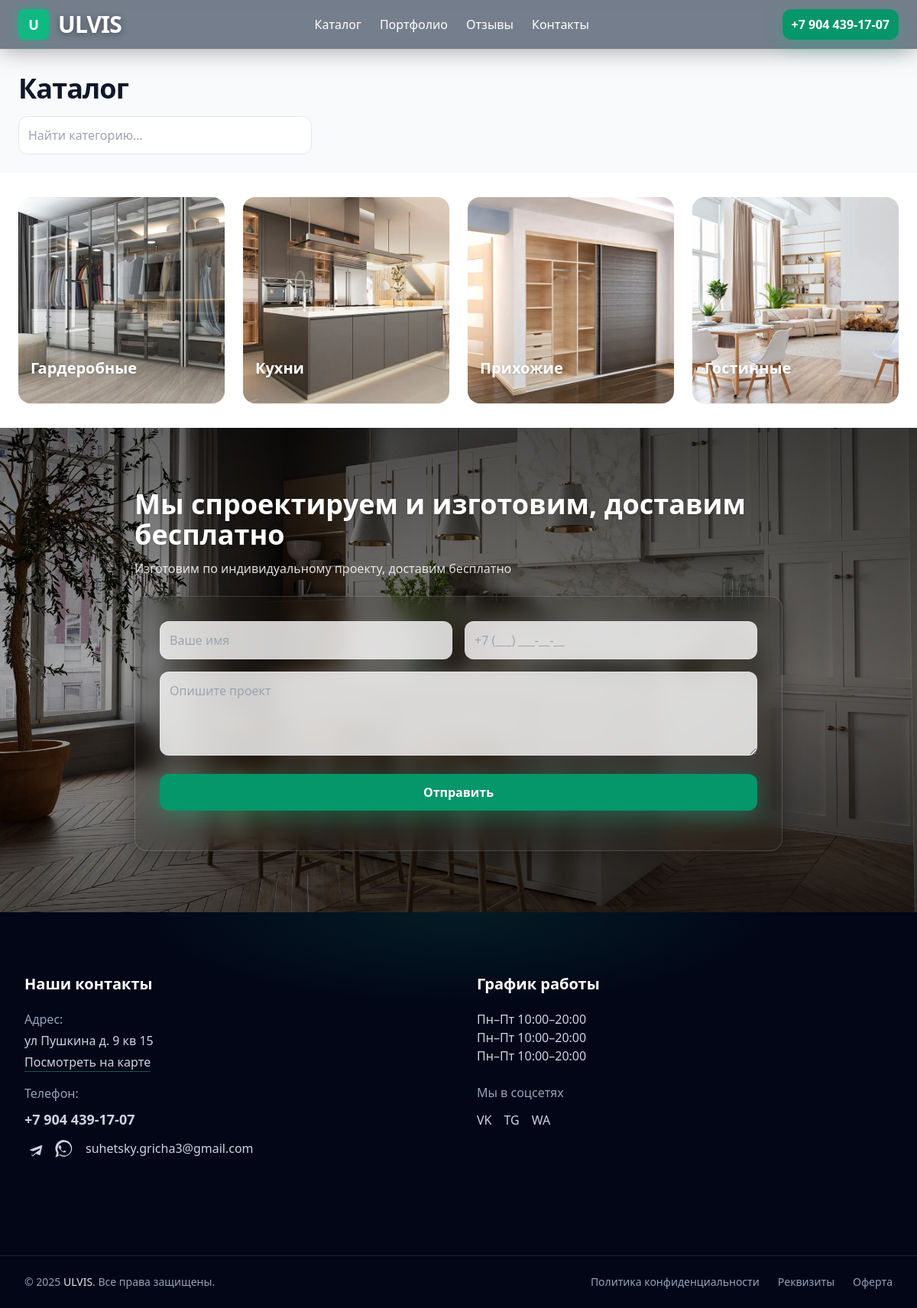
Page /catalog/ on the committed database.
### pages/models.py (models this page shows, shortened)
class ContactPage(models.Model):
    header_bg   = models.ImageField("Фон хедера", upload_to="contacts/", blank=True, null=True)
    title       = models.CharField("Заголовок", max_length=160, default="Контакты")
    subtitle    = models.CharField("Подзаголовок", max_length=240, blank=True)
    address     = models.CharField("Адрес", max_length=240, blank=True)
    phone       = models.CharField("Телефон", max_length=64, blank=True)
    email       = models.EmailField("Email", blank=True)
    whatsapp    = models.URLField("WhatsApp", blank=True)
    telegram    = models.URLField("Telegram", blank=True)
    vk          = models.URLField("VK", blank=True)
    schedule    = models.TextField("График работы", blank=True,
                    help_text="Каждую строку – отдельной строкой, например: Пн–Пт 10:00–20:00")
    requisites  = models.TextField("Реквизиты", blank=True)
    map_embed   = models.TextField("Карта (iframe-embed)", blank=True,
                    help_text='Вставь iframe от Яндекс/Google. Если заполнено – координаты ниже игнорятся.')
    map_lat     = models.DecimalField("Широта", max_digits=9, decimal_places=6, blank=True, null=True)
    map_lng     = models.DecimalField("Долгота", max_digits=9, decimal_places=6, blank=True, null=True)
    map_zoom    = models.PositiveSmallIntegerField("Зум", default=15)
    is_active   = models.BooleanField("Показывать", default=True)
    updated_at  = models.DateTimeField(auto_now=True)
    class Meta:
        verbose_name = "Страница «Контакты»"
        verbose_name_plural = "Страница «Контакты»"

class Category(models.Model):
    title = models.CharField("Название", max_length=120)
    slug = models.SlugField("Слаг", max_length=140, unique=True, blank=True)
    image = models.ImageField("Картинка (превью)", upload_to="categories/")
    header_image = models.ImageField("Хедер: большое изображение", upload_to="categories/headers/", blank=True, null=True)
    header_title = models.CharField("Хедер: заголовок", max_length=160, blank=True)
    header_subtitle = models.CharField("Хедер: подзаголовок", max_length=240, blank=True)
    description = models.TextField("Описание категории", blank=True)
    meta_title = models.CharField("SEO Title", max_length=160, blank=True)
    meta_description = models.CharField("SEO Description", max_length=240, blank=True)
    is_active = models.BooleanField("Показывать", default=True)
    order = models.PositiveIntegerField("Порядок", default=0)
    class Meta:
        ordering = ["order", "id"]
        verbose_name = "Категория"
        verbose_name_plural = "Категории"

class LeadSection(models.Model):
    is_active  = models.BooleanField("Показывать секцию", default=True)
    order      = models.PositiveIntegerField("Порядок", default=0)
    title      = models.CharField("Заголовок", max_length=160, default="Мы спроектируем и изготовим, доставим бесплатно")
    subtitle   = models.CharField("Подзаголовок", max_length=255, blank=True)
    bg_image   = models.ImageField("Фон", upload_to="cta/", blank=True, null=True)
    cta_text   = models.CharField("Текст кнопки", max_length=60, default="Отправить")
    class Meta:
        ordering = ["order","id"]
        verbose_name = "Секция CTA/Форма"
        verbose_name_plural = "Секция CTA/Форма"

### pages/views.py (the view)
# urls.py: path('catalog/', views.catalog, name='catalog'),
def catalog(request):
    q = (request.GET.get("q") or "").strip()
    qs = Category.objects.filter(is_active=True)
    if q:
        qs = qs.filter(Q(title__icontains=q) | Q(slug__icontains=q))
    qs = qs.order_by("order", "id")
    paginator = Paginator(qs, 12)  # по 12 категорий на страницу
    page_obj = paginator.get_page(request.GET.get("page"))
    cta = LeadSection.objects.filter(is_active=True).order_by("order","id").first()
    ctx = {
        "cta": cta,
        "q": q,
        "page_obj": page_obj,
        "categories": page_obj.object_list,
        "meta_title": "Каталог — ULVIS",
        "meta_description": "Каталог категорий: кухни, шкафы, гардеробные, столы и другое. Индивидуальные проекты ULVIS.",
    }
    ctx.update(get_contact_context())
    return render(request, "pages/catalog_list.html", ctx)

### pages/templates/pages/catalog_list.html (shortened to what this page needs)
{% extends "base.html" %}
{% block header %}
  {% include "partials/_header.html" with header_class="header--overlay-dark" %}
{% endblock %}
{% load static %}
{% block content %}
<section class="pt-24 pb-6 bg-slate-50">
  <div class="max-w-7xl mx-auto px-6">
    <h1 class="text-3xl md:text-4xl font-black tracking-tight text-slate-900">Каталог</h1>
    <form method="get" class="mt-4 flex items-center gap-3">
      <input type="text" name="q" value="{{ q }}" placeholder="Найти категорию…"
             class="w-full md:w-96 rounded-xl border border-slate-200 bg-white p-3
                    focus:outline-none focus:ring-2 focus:ring-emerald-500">
    </form>
  </div>
</section>
<section class="max-w-7xl mx-auto px-6 py-8">
  {% if categories %}
    <div class="grid sm:grid-cols-2 md:grid-cols-3 lg:grid-cols-4 gap-6">
      {% for c in categories %}
        <a href="{% url 'category_detail' c.slug %}"
           class="group relative rounded-2xl overflow-hidden shadow-sm hover:shadow-lg transition">
          <div class="relative w-full aspect-square">
            <img src="{{ c.image.url }}" alt="{{ c.title }}"
                 class="absolute inset-0 w-full h-full object-cover transform
                        transition-transform duration-700 ease-out group-hover:scale-105 group-hover:brightness-95">
            <div class="absolute left-4 right-4 bottom-4">
              <div class="text-white text-xl font-semibold drop-shadow">{{ c.title }}</div>
            </div>
          </div>
        </a>
      {% endfor %}
    </div>
  {% else %}
    <div class="text-slate-500">Пока пусто. Добавь категории в админке.</div>
  {% endif %}
</section>
{% endblock %}

### pages/templates/base.html (shortened to what this page needs)
{% load static %}
<!doctype html>
<html lang="ru">
<head>
  <script src="https://cdn.tailwindcss.com"></script>
  <link rel="stylesheet" href="{% static 'css/main.css' %}">
  <link rel="stylesheet" href="https://cdn.jsdelivr.net/npm/swiper@11/swiper-bundle.min.css">
  <link rel="stylesheet" href="https://cdn.jsdelivr.net/npm/glightbox/dist/css/glightbox.min.css">
</head>
<body class="text-slate-900">
    {% block header %}{% endblock %}
<main class="flex-1">
  {% block content %}{% endblock %}
</main>
{% if cta %}
<section id="lead" class="relative overflow-hidden" style="scroll-margin-top: 96px;">
  {% if cta.bg_image %}
    <img src="{{ cta.bg_image.url }}" class="absolute inset-0 w-full h-full object-cover" alt="">
  {% else %}
    <img src="{% static 'img/hero.jpg' %}" class="absolute inset-0 w-full h-full object-cover" alt="">
  {% endif %}
  <div class="absolute inset-0 bg-gradient-to-b from-black/60 via-black/35 to-black/60"></div>
  <div class="relative max-w-4xl mx-auto px-6 py-20">
    <h2 class="text-3xl md:text-4xl font-extrabold text-white drop-shadow mb-3">
      {{ cta.title }}
    </h2>
    {% if cta.subtitle %}
      <p class="text-white/85 mb-6">{{ cta.subtitle }}</p>
    {% endif %}
    <form id="lead-form" action="{% url 'lead_submit' %}" method="post"
          class="glass-card rounded-2xl p-6 md:p-8 grid gap-4" novalidate>
      <div class="grid md:grid-cols-2 gap-4">
        <input name="name" placeholder="Ваше имя"
               class="border border-white/20 bg-white/80 rounded-xl p-3 focus:outline-none focus:ring-2 focus:ring-emerald-500"
               required>
        <input name="phone" placeholder="+7 (___) ___-__-__"
               pattern="^(?:\+7|8)\s*\(?\d{3}\)?\s*-?\s*\d{3}\s*-?\s*\d{2}\s*-?\s*\d{2}$"
               title="+7XXXXXXXXXX или 8XXXXXXXXXX"
               class="border border-white/20 bg-white/80 rounded-xl p-3 focus:outline-none focus:ring-2 focus:ring-emerald-500"
               required>
      </div>
      <textarea name="message" placeholder="Опишите проект"
                class="border border-white/20 bg-white/80 rounded-xl p-3 min-h-[110px] focus:outline-none focus:ring-2 focus:ring-emerald-500"></textarea>
      <button type="submit" class="mt-2 inline-flex items-center justify-center px-6 py-3 rounded-xl font-semibold
                     text-white bg-emerald-600 hover:bg-emerald-500 active:scale-[.99]
                     shadow-[0_8px_30px_rgba(16,185,129,.35)]">
        {{ cta.cta_text|default:"Отправить" }}
      </button>
    </form>
  </div>
</section>
{% endif %}
{% include "partials/_footer.html" %}
</body>
</html>

### pages/templates/partials/_header.html (shortened to what this page needs)
<header id="site-header"
  class="fixed inset-x-0 top-0 z-40 transition-all {{ header_class|default:'' }}">
  <div class="header-surface pointer-events-none absolute inset-0 transition-all"></div>
  <div class="relative max-w-7xl mx-auto px-4 md:px-6">
    <div class="h-16 flex items-center justify-between gap-4">
      <a href="/" class="shrink-0 flex items-center gap-3 select-none">
        <div class="w-10 h-10 rounded-lg bg-emerald-500 text-white font-black text-lg grid place-items-center shadow-[0_0_15px_rgba(16,185,129,0.5)]">U</div>
        <span class="font-black text-3xl tracking-tight text-white drop-shadow-[0_2px_4px_rgba(0,0,0,0.4)] leading-none">ULVIS</span>
      </a>
      <nav class="hidden md:flex items-center gap-6">
  <a href="/catalog/"   class="nav-link relative text-white/90 hover:text-emerald-400">Каталог</a>
  <a href="/#portfolio" class="nav-link relative text-white/90 hover:text-emerald-400">Портфолио</a>
  <a href="/#reviews"   class="nav-link relative text-white/90 hover:text-emerald-400">Отзывы</a>
  <a href="/contacts/"  class="nav-link relative text-white/90 hover:text-emerald-400">Контакты</a>
</nav>
      <div class="flex items-center gap-3">
        {% if contact and contact.phone %}
    <a href="tel:{{ tel_href|default:contact.phone }}"
       class="hidden sm:inline-flex h-10 items-center rounded-xl px-3 font-semibold text-white
              bg-emerald-600 hover:bg-emerald-500 transition shadow-[0_8px_24px_rgba(16,185,129,.35)]">
      {{ contact.phone }}
    </a>
  {% else %}
    <a href="tel:+78001234568"
       class="hidden sm:inline-flex h-10 items-center rounded-xl px-3 font-semibold text-white
              bg-emerald-600 hover:bg-emerald-500 transition shadow-[0_8px_24px_rgba(16,185,129,.35)]">
      8&nbsp;(800)&nbsp;123-45-68
    </a>
  {% endif %}
      </div>
    </div>
  </div>
</header>

### pages/templates/partials/_footer.html (shortened to what this page needs)
<footer class="relative bg-slate-950 text-slate-300">
  <div class="absolute inset-0 pointer-events-none bg-[radial-gradient(60%_40%_at_50%_0%,rgba(16,185,129,0.12),transparent_60%)]"></div>
  <div class="relative max-w-7xl mx-auto px-4 sm:px-6 lg:px-8 py-12 sm:py-16 lg:py-20 grid gap-10 sm:gap-12 md:grid-cols-2 lg:grid-cols-8">
    <section class="lg:col-span-4">
      <h3 class="text-lg sm:text-xl font-extrabold text-white">Наши контакты</h3>
      <dl class="mt-5 space-y-4 text-sm sm:text-base leading-relaxed">
        <div>
          <dt class="text-slate-400">Адрес:</dt>
          <dd class="mt-1">
            {{ contact.address|default:"г. Москва" }}<br>
            {% if contact.address %}
              <a href="https://yandex.ru/maps/?text={{ contact.address|urlencode }}"
                 target="_blank" rel="noopener"
                 class="inline-block border-b border-emerald-400/40 hover:text-emerald-400 mt-1">
                Посмотреть на карте
              </a>
            {% endif %}
          </dd>
        </div>
        <div>
          <dt class="text-slate-400">Телефон:</dt>
          <dd class="mt-2 flex flex-col gap-2">
            {% if contact.phone %}
              <a href="tel:{{ tel_href|default:contact.phone }}"
                 class="hover:text-white font-semibold text-base sm:text-lg">{{ contact.phone }}</a>
            {% endif %}
            <div class="flex flex-wrap items-center gap-4 text-base mt-1">
              {% if contact.telegram %}
                <a href="{{ contact.telegram }}" aria-label="Telegram" class="hover:text-white">
                  <svg class="w-5 h-5 sm:w-6 sm:h-6" viewBox="0 0 24 24" fill="currentColor">
                    <path d="M9.9 17.7l-.4 4.3c.6 0 .9-.3 1.2-.6l2.9-2.8 6-4.4c.6-.4.9-.7 1-1.1.2-.6-.2-.9-.9-.6l-8.4 3.3-3.6-1.1c-.8-.2-.9-.8.2-1.2l14.2-5.5c.7-.2 1.3.2 1.1 1l-2.4 11c-.2.9-.8 1.1-1.6.8l-4.5-1.7-3 2.9c-.3.4-.6.7-1.2.7z"/>
                  </svg>
                </a>
              {% endif %}
              {% if contact.whatsapp %}
                <a href="{{ contact.whatsapp }}" aria-label="WhatsApp" class="hover:text-white">
                </a>
              {% endif %}
              {% if contact.email %}
                <a href="mailto:{{ contact.email }}" class="hover:text-white text-sm sm:text-base">{{ contact.email }}</a>
              {% endif %}
            </div>
          </dd>
        </div>
      </dl>
    </section>
    <section class="lg:col-span-4">
      <h3 class="text-lg sm:text-xl font-extrabold text-white">График работы</h3>
      {% if contact.schedule %}
        <div class="mt-5 text-sm sm:text-base text-slate-300 whitespace-pre-line">{{ contact.schedule }}</div>
      {% else %}
        <ul class="mt-5 space-y-2 text-sm sm:text-base">
          <li><span class="text-white font-semibold">Пн–Пт</span> с 09:00 до 18:00</li>
          <li><span class="text-white font-semibold">Суббота</span> с 10:00 до 17:00</li>
          <li><span class="text-white font-semibold">Воскресенье</span> — выходной</li>
        </ul>
      {% endif %}
      {% if contact.vk or contact.telegram or contact.whatsapp %}
        <div class="mt-6">
          <div class="text-sm sm:text-base text-slate-400">Мы в соцсетях</div>
          <div class="mt-3 flex flex-wrap items-center gap-4">
            {% if contact.vk %}<a href="{{ contact.vk }}" class="hover:text-white">VK</a>{% endif %}
            {% if contact.telegram %}<a href="{{ contact.telegram }}" class="hover:text-white">TG</a>{% endif %}
            {% if contact.whatsapp %}<a href="{{ contact.whatsapp }}" class="hover:text-white">WA</a>{% endif %}
          </div>
        </div>
      {% endif %}
    </section>
  </div>
  <div class="relative border-t border-slate-800/80 mt-10 sm:mt-12"></div>
  <div class="relative max-w-7xl mx-auto px-4 sm:px-6 lg:px-8 py-6 flex flex-col sm:flex-row sm:items-center sm:justify-between gap-4 text-xs sm:text-sm text-slate-400">
    <div class="text-center sm:text-left">© {% now "Y" %} <span class="text-slate-200">ULVIS</span>. Все права защищены.</div>
    <nav class="flex flex-wrap justify-center sm:justify-end items-center gap-x-4 sm:gap-x-6 gap-y-2">
      <a href="/privacy/" class="hover:text-slate-200">Политика конфиденциальности</a>
      <a href="/contacts/" class="hover:text-slate-200">Реквизиты</a>
      <a href="/offer/" class="hover:text-slate-200">Оферта</a>
    </nav>
  </div>
</footer>

### rows in the picture
ContactPage: phone "+7 904 439-17-07", address "ул Пушкина д. 9 кв 15", email "suhetsky.gricha3@gmail.com", schedule "Пн–Пт 10:00–20:00 Пн–Пт 10:00–20:00 Пн–Пт 10:00–20:00"
Category: image (picture), title "Гардеробные"
Category: image (picture), title "Кухни"
Category: image (picture), title "Прихожие"
Category: image (picture), title "Гостинные"
LeadSection: bg_image (picture), title "Мы спроектируем и изготовим, доставим бесплатно", subtitle "Изготовим по индивидуальному проекту, доставим бесплатно", cta_text "Отправить"
